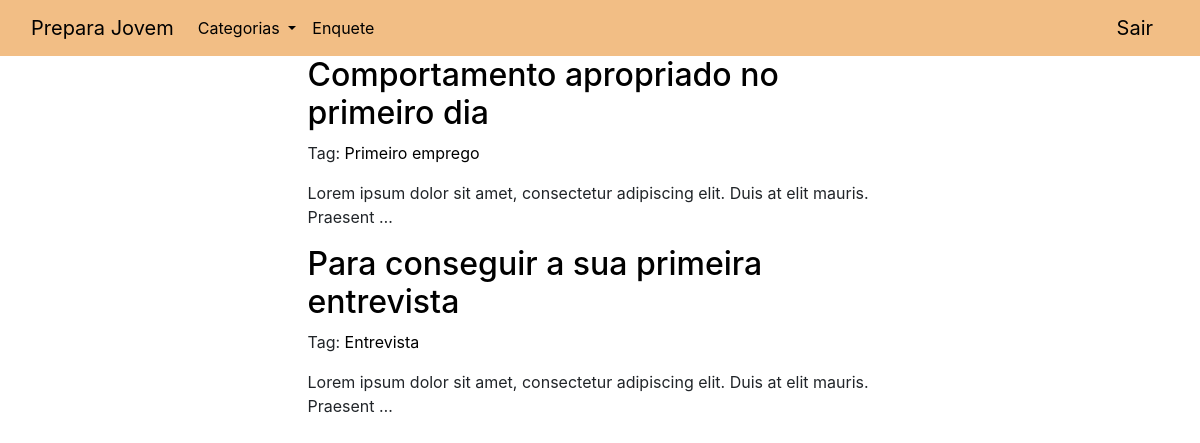
The page /dicas/ (signed in) on the database its author committed.
### dicaApp/models.py (models this page shows, shortened)
class dica(models.Model):
    titulo = models.CharField(max_length=100)
    descricao = models.TextField()
    autor = models.ForeignKey(User, on_delete=models.CASCADE)
    tag = models.ForeignKey('tagApp.tag', on_delete=models.CASCADE)
    criacao = models.DateTimeField(auto_now_add=True)
    slug = models.SlugField(max_length=255, unique=True, default=titulo)
    class Meta:
        ordering = ("-criacao",)

### tagApp/models.py (models this page shows, shortened)
class tag(models.Model):
    titulo = models.CharField(max_length=100)

### dicaApp/views.py (the view)
# urls.py: path('', views.todas_dicas, name='todas_dicas'),
@login_required(login_url='/usuario/login/')
def todas_dicas(request):
    dicas = dica.objects.all()
    return render(request, 'todasDicas.html', {'dicas': dicas, 'tags': tags})

### dicaApp/templates/todasDicas.html (shortened to what this page needs)
<!DOCTYPE html>
{% load static %}
<html lang="pt-br">
<head>
    <link rel="stylesheet" href="{% static 'css/dica.css' %}">
    <link rel="stylesheet" href="{% static 'css/bootstrap.min.css' %}">
</head>
<body>
    <header>
        <nav class="navbar navbar-expand-lg" style="background-color: #f2be85;">
            <div class="container-fluid">
                <a class="navbar-brand" href="{% url 'todas_dicas'%}">Prepara Jovem</a>
                <div class="collapse navbar-collapse" id="navbarScroll">
                    <ul class="navbar-nav me-auto my-2 my-lg-0 navbar-nav-scroll" style="--bs-scroll-height: 100px;">
                        <li class="nav-item dropdown">
                            <a class="nav-link dropdown-toggle" href="#" id="navbarScrollingDropdown" role="button"
                                data-toggle="dropdown" aria-expanded="false">
                                Categorias
                            </a>
                        </li>
                        <li class="nav-item">
                            <a class="nav-link" href="{% url 'enquete' %}">Enquete</a>
                        </li>
                    </ul>
                </div>
                <a class="navbar-brand" href="{% url 'sair' %}">Sair</a>
            </div>
        </nav>
    </header>
    <article class="principal">
        <form method="POST">
            {% for dica in dicas %}
            <article class="row">
                <article class="col-3"></article>
                <article class="col-6">
                    <article>
                        <h2>
                            <a href="{% url 'detalhe_dica' dica.id %}">
                                {{ dica.titulo }}
                            </a>
                        </h2>
                        <p>Tag: <a href="{% url 'filtrar_tag' dica.tag.id %}">{{ dica.tag.titulo }} </a></p>
                        {{ dica.descricao|linebreaks|truncatewords:13 }}
                    </article>
                </article>
                <article class="col-3"></article>
            </article>
            {% endfor %}
        </form>
    </article>
</body>
</html>

### static/css/dica.css (style rules this page uses)
body { margin: 0 25%; font-family: sans-serif; font-size: 1.5rem; color: #111111; }
h2 { font-weight: normal; margin-bottom: 1px; }
a { text-decoration:none; color: #000 !important; }

### rows shown on the page
dica: titulo "Comportamento apropriado no primeiro dia", tag.titulo "Primeiro emprego", descricao "Lorem ipsum dolor sit amet, consectetur adipiscing elit. Duis at elit mauris. Praesent …"
dica: titulo "Para conseguir a sua primeira entrevista", tag.titulo "Entrevista", descricao "Lorem ipsum dolor sit amet, consectetur adipiscing elit. Duis at elit mauris. Praesent …"
